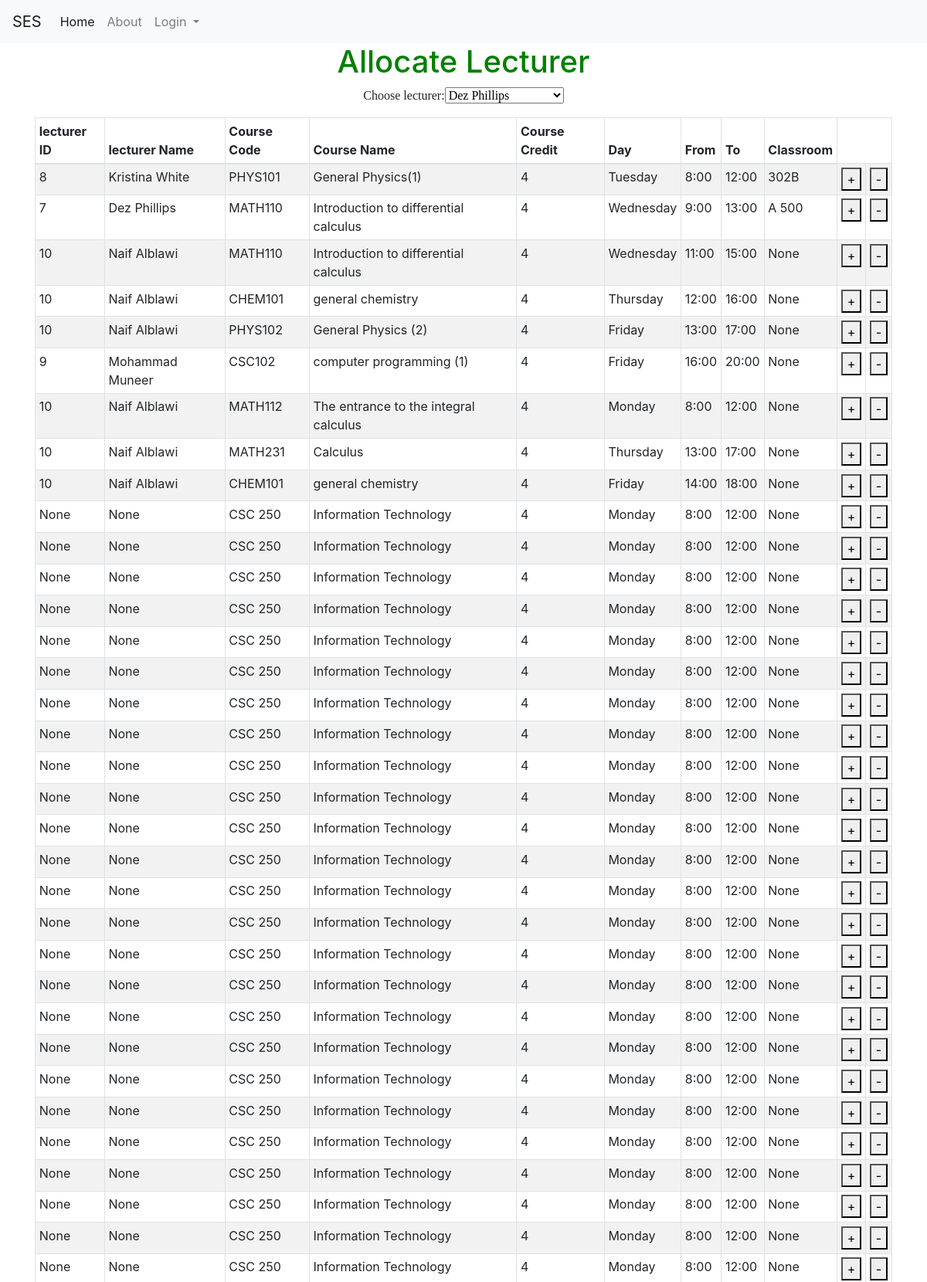
Screenshot of /allocate_lecturerf (upper part) with the database file from the repository.
### tables this page shows
CREATE TABLE course (course_id INTEGER NOT NULL PRIMARY KEY AUTOINCREMENT UNIQUE, course_name [nchar] (10), course_descr [nchar] (10), course_code [nchar] (10), dep_id [int], plan_id [int], level_id [int], credit INTEGER, Day_id REFERENCES Day (Day_id), fromT TIME, toT TIME, loc_id INTEGER, SEM INTEGER DEFAULT (223), lec_id INTEGER);

CREATE TABLE user (id INTEGER NOT NULL, email VARCHAR (100), password VARCHAR (100), name VARCHAR (1000), dep_id INTEGER, rol_id INTEGER, PRIMARY KEY (id), UNIQUE (email));

CREATE TABLE Day (Day_id INTEGER PRIMARY KEY, Day_Decs CHAR);

CREATE TABLE loc (loc_id INTEGER PRIMARY KEY UNIQUE, loc_Cap INTEGER, loc_name CHAR CONSTRAINT loc_id UNIQUE ON CONFLICT IGNORE);

### allocate_lecturer.py (the view, shortened to what this page needs)
@allocate_lecturer.route('/allocate_lecturerf', methods=['GET', 'POST'])
def allocate_lecturerf():
    with app.app_context():
        con = sqlite3.connect("instance/db.sqlite")
        cur = con.cursor()
        cur.execute("SELECT * FROM user where rol_id = 2")
        lec_dd = cur.fetchall()
        con.commit()
        cur.execute("SELECT default_sem FROM default_sem")
        SEM = cur.fetchone()[0]
        con.commit()
        lec_id = request.form.get('lec_id')
        con.commit()
        cur.execute("SELECT * FROM lecturer_view where SEM = '%s'"  % (SEM))
        lecturer = cur.fetchall()
        course_id = request.form.get('course_id')
        nolec = request.form.get('nolec', None)
        con.commit()
        cur.execute(""" SELECT distinct

    cp1.Day_id AS CP1_Day_id,
    cp1.lec_id AS CP1_lec_id,
    cp1.fromT AS CP1_fromT,
    cp1.toT AS CP1_toT,
    cp1.SEM AS CP1_SEm,
    cp2.Day_id AS CP2_Day_id,
    cp2.lec_id AS CP2_lec_id,
    cp2.fromT AS CP2_fromT,
    cp2.toT AS CP2_toT,
    cp2.SEM AS CP2_SEm
FROM
    course AS cp1
JOIN
    course AS cp2
    ON cp2.course_id = cp1.course_id AND cp2.SEM = cp1.SEM

      And (cp2.fromT >= cp1.fromT and cp2.fromT < cp1.toT AND  cp1.fromT <= cp2.fromT and cp2.day_id = cp1.day_id)
      OR (cp2.toT > cp1.fromT and cp2.toT <= cp1.toT AND cp1.fromT <= cp2.fromT and cp2.day_id = cp1.day_id )
      OR (cp2.fromT <= cp1.fromT and cp2.toT >= cp1.toT AND cp1.fromT <= cp2.fromT and cp2.day_id = cp1.day_id)
      OR (cp2.fromT <= cp1.toT    and cp2.toT >= cp1.fromT  and cp2.day_id = cp1.day_id)

      where cp2.lec_id = ? AND cp1.SEM = ? and  cp1.course_id = ?  """, (lec_id,SEM,course_id))
        entry = cur.fetchone()
        error=''
        cur.execute("SELECT * FROM lecturer_view where SEM = '%s'"  % (SEM))
        lecturer = cur.fetchall()
        con.commit()
        con.close()
    return render_template('allocate_lecturer.html', lec_dd=lec_dd,lecturer=lecturer,error=error)

### templates/allocate_lecturer.html (shortened to what this page needs)
{% extends "base.html" %}
{% block content %}
<h1>Allocate Lecturer</h1>
       <form id = "c_form" method="post" action="/allocate_lecturerf">
        <p style="font-family:verdana">
            Choose lecturer:<SELECT name="lec_id" style="font-family:verdana" id="lec_id">
            {% for j in lec_dd %}
                <OPTION  value={{j[0]}}>{{j[3]}}</OPTION>
            {% endfor %}
            </SELECT>
            </p>
        <table id="lec_courses" class="table table-striped table-bordered table-sm"  cellspacing="0" width="100%">
            <thead>
              <tr>
                <th>lecturer ID</th>
                <th>lecturer Name</th>
                <th>Course Code</th>
                <th>Course Name</th>
                <th>Course Credit</th>
                <th>Day</th>
                <th>From</th>
                <th>To</th>
                <th>Classroom</th>
              </tr>
              </thead>
              <tbody>
               {% for row in lecturer %}
                      <tr>
                          <td>{{row[1]}}</td>
                          <td>{{row[2]}}</td>
                          <td>{{row[3]}}</td>
                          <td>{{row[4]}}</td>
                          <td>{{row[5]}}</td>
                          <td>{{row[6]}}</td>
                          <td>{{row[7]}}</td>
                          <td>{{row[8]}}</td>
                          <td>{{row[9]}}</td>
                          <td><button class="bi bi-plus" type="submit" value="{{ row[0] }}" name="course_id">+</button></td>
                          <td><button class="bi bi-plus" type="submit" value="{{ row[0] }}" name="nolec">-</button></td>
                      </tr>
                  {% endfor %}
              </tbody>
          </table>
       </form>
{% endblock %}

### templates/allocate_lecturer.html (style rules this page uses)
body { text-align: center; }
h1 { color: green; }
table { border-collapse: collapse; width: 100%; }
th, td { padding: 8px; text-align: left; border-bottom: 1px solid #ddd; }

### rows the page displays
course: lec "8", name "Kristina White", course_code "PHYS101", course_name "General Physics(1)", credit "4", Day_Decs "Tuesday", fromT "8:00", toT "12:00", loc_name "302B", {{ row[0] }} 2 (drawn)
course: lec "7", name "Dez Phillips", course_code "MATH110", course_name "Introduction to differential calculus", credit "4", Day_Decs "Wednesday", fromT "9:00", toT "13:00", loc_name "A 500", {{ row[0] }} 3 (drawn)
course: lec "10", name "Naif Alblawi", course_code "MATH110", course_name "Introduction to differential calculus", credit "4", Day_Decs "Wednesday", fromT "11:00", toT "15:00", row "None", {{ row[0] }} 24 (drawn)
course: lec "10", name "Naif Alblawi", course_code "CHEM101", course_name "general chemistry", credit "4", Day_Decs "Thursday", fromT "12:00", toT "16:00", row "None", {{ row[0] }} 25 (drawn)
course: lec "10", name "Naif Alblawi", course_code "PHYS102", course_name "General Physics (2)", credit "4", Day_Decs "Friday", fromT "13:00", toT "17:00", row "None", {{ row[0] }} 26 (drawn)
course: lec "9", name "Mohammad Muneer", course_code "CSC102", course_name "computer programming (1)", credit "4", Day_Decs "Friday", fromT "16:00", toT "20:00", row "None", {{ row[0] }} 62 (drawn)
course: lec "10", name "Naif Alblawi", course_code "MATH112", course_name "The entrance to the integral calculus", credit "4", Day_Decs "Monday", fromT "8:00", toT "12:00", row "None", {{ row[0] }} 63 (drawn)
course: lec "10", name "Naif Alblawi", course_code "MATH231", course_name "Calculus", credit "4", Day_Decs "Thursday", fromT "13:00", toT "17:00", row "None", {{ row[0] }} 93 (drawn)
course: lec "10", name "Naif Alblawi", course_code "CHEM101", course_name "general chemistry", credit "4", Day_Decs "Friday", fromT "14:00", toT "18:00", row "None", {{ row[0] }} 94 (drawn)
course: row "None", course_code "CSC 250", course_name "Information Technology", credit "4", Day_Decs "Monday", fromT "8:00", toT "12:00", {{ row[0] }} 132 (drawn)
course: row "None", course_code "CSC 250", course_name "Information Technology", credit "4", Day_Decs "Monday", fromT "8:00", toT "12:00", {{ row[0] }} 133 (drawn)
course: row "None", course_code "CSC 250", course_name "Information Technology", credit "4", Day_Decs "Monday", fromT "8:00", toT "12:00", {{ row[0] }} 134 (drawn)
course: row "None", course_code "CSC 250", course_name "Information Technology", credit "4", Day_Decs "Monday", fromT "8:00", toT "12:00", {{ row[0] }} 135 (drawn)
course: row "None", course_code "CSC 250", course_name "Information Technology", credit "4", Day_Decs "Monday", fromT "8:00", toT "12:00", {{ row[0] }} 136 (drawn)
course: row "None", course_code "CSC 250", course_name "Information Technology", credit "4", Day_Decs "Monday", fromT "8:00", toT "12:00", {{ row[0] }} 137 (drawn)
course: row "None", course_code "CSC 250", course_name "Information Technology", credit "4", Day_Decs "Monday", fromT "8:00", toT "12:00", {{ row[0] }} 138 (drawn)
course: row "None", course_code "CSC 250", course_name "Information Technology", credit "4", Day_Decs "Monday", fromT "8:00", toT "12:00", {{ row[0] }} 139 (drawn)
course: row "None", course_code "CSC 250", course_name "Information Technology", credit "4", Day_Decs "Monday", fromT "8:00", toT "12:00", {{ row[0] }} 140 (drawn)
course: row "None", course_code "CSC 250", course_name "Information Technology", credit "4", Day_Decs "Monday", fromT "8:00", toT "12:00", {{ row[0] }} 142 (drawn)
course: row "None", course_code "CSC 250", course_name "Information Technology", credit "4", Day_Decs "Monday", fromT "8:00", toT "12:00", {{ row[0] }} 143 (drawn)
course: row "None", course_code "CSC 250", course_name "Information Technology", credit "4", Day_Decs "Monday", fromT "8:00", toT "12:00", {{ row[0] }} 144 (drawn)
course: row "None", course_code "CSC 250", course_name "Information Technology", credit "4", Day_Decs "Monday", fromT "8:00", toT "12:00", {{ row[0] }} 145 (drawn)
course: row "None", course_code "CSC 250", course_name "Information Technology", credit "4", Day_Decs "Monday", fromT "8:00", toT "12:00", {{ row[0] }} 146 (drawn)
course: row "None", course_code "CSC 250", course_name "Information Technology", credit "4", Day_Decs "Monday", fromT "8:00", toT "12:00", {{ row[0] }} 147 (drawn)
course: row "None", course_code "CSC 250", course_name "Information Technology", credit "4", Day_Decs "Monday", fromT "8:00", toT "12:00", {{ row[0] }} 148 (drawn)
course: row "None", course_code "CSC 250", course_name "Information Technology", credit "4", Day_Decs "Monday", fromT "8:00", toT "12:00", {{ row[0] }} 149 (drawn)
course: row "None", course_code "CSC 250", course_name "Information Technology", credit "4", Day_Decs "Monday", fromT "8:00", toT "12:00", {{ row[0] }} 150 (drawn)
course: row "None", course_code "CSC 250", course_name "Information Technology", credit "4", Day_Decs "Monday", fromT "8:00", toT "12:00", {{ row[0] }} 151 (drawn)
course: row "None", course_code "CSC 250", course_name "Information Technology", credit "4", Day_Decs "Monday", fromT "8:00", toT "12:00", {{ row[0] }} 152 (drawn)
course: row "None", course_code "CSC 250", course_name "Information Technology", credit "4", Day_Decs "Monday", fromT "8:00", toT "12:00", {{ row[0] }} 153 (drawn)
course: row "None", course_code "CSC 250", course_name "Information Technology", credit "4", Day_Decs "Monday", fromT "8:00", toT "12:00", {{ row[0] }} 154 (drawn)
course: row "None", course_code "CSC 250", course_name "Information Technology", credit "4", Day_Decs "Monday", fromT "8:00", toT "12:00", {{ row[0] }} 155 (drawn)
course: row "None", course_code "CSC 250", course_name "Information Technology", credit "4", Day_Decs "Monday", fromT "8:00", toT "12:00", {{ row[0] }} 156 (drawn)
course: row "None", course_code "CSC 250", course_name "Information Technology", credit "4", Day_Decs "Monday", fromT "8:00", toT "12:00", {{ row[0] }} 157 (drawn)

### other values shown
form field lec_id "Dez Phillips"
